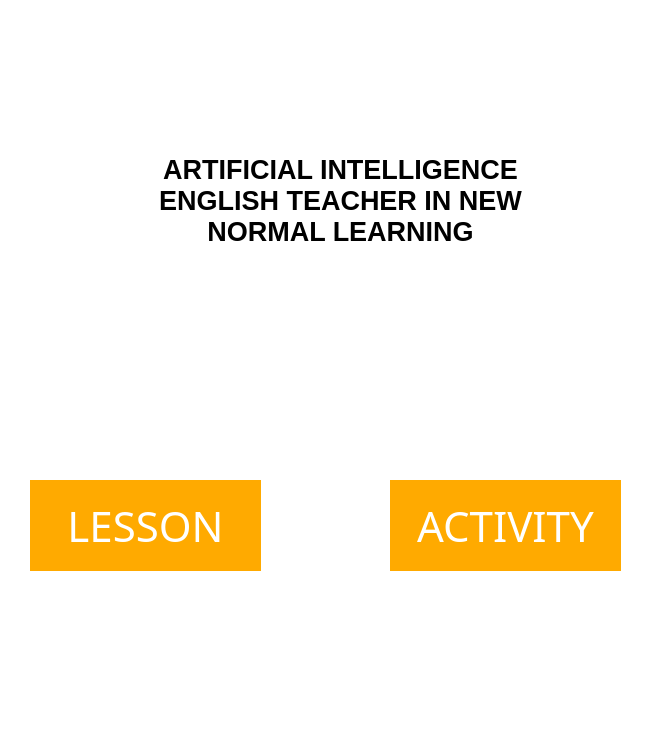
<?xml version="1.0" encoding="UTF-8"?>
<ui version="4.0">
 <class>wel</class>
 <widget class="QWidget" name="wel">
  <property name="geometry">
   <rect>
    <x>0</x>
    <y>0</y>
    <width>659</width>
    <height>750</height>
   </rect>
  </property>
  <property name="windowTitle">
   <string>Dashboard</string>
  </property>
  <property name="styleSheet">
   <string notr="true">background-color: white;border: none; font-size:42px !important;</string>
  </property>
  <widget class="QTextBrowser" name="textBrowser">
   <property name="geometry">
    <rect>
     <x>140</x>
     <y>150</y>
     <width>401</width>
     <height>191</height>
    </rect>
   </property>
   <property name="styleSheet">
    <string notr="true">background-color: white;border: none; font-size:42px !important;</string>
   </property>
   <property name="html">
    <string>&lt;!DOCTYPE HTML PUBLIC &quot;-//W3C//DTD HTML 4.0//EN&quot; &quot;http://www.w3.org/TR/REC-html40/strict.dtd&quot;&gt;
&lt;html&gt;&lt;head&gt;&lt;meta name=&quot;qrichtext&quot; content=&quot;1&quot; /&gt;&lt;style type=&quot;text/css&quot;&gt;
p, li { white-space: pre-wrap; }
&lt;/style&gt;&lt;/head&gt;&lt;body style=&quot; font-family:'MS Shell Dlg 2'; font-size:8.25pt; font-weight:400; font-style:normal;&quot;&gt;
&lt;p align=&quot;center&quot; style=&quot; margin-top:0px; margin-bottom:0px; margin-left:0px; margin-right:0px; -qt-block-indent:0; text-indent:0px;&quot;&gt;&lt;span style=&quot; font-size:20pt; font-weight:600;&quot;&gt;ARTIFICIAL INTELLIGENCE ENGLISH TEACHER IN NEW NORMAL LEARNING&lt;/span&gt;&lt;/p&gt;&lt;/body&gt;&lt;/html&gt;</string>
   </property>
  </widget>
  <widget class="QPushButton" name="btn3">
   <property name="geometry">
    <rect>
     <x>30</x>
     <y>480</y>
     <width>231</width>
     <height>91</height>
    </rect>
   </property>
   <property name="font">
    <font>
     <family>Roman</family>
     <pointsize>28</pointsize>
    </font>
   </property>
   <property name="styleSheet">
    <string notr="true">background-color: rgb(255, 170, 0);
color: rgb(255, 255, 255);</string>
   </property>
   <property name="text">
    <string>LESSON</string>
   </property>
  </widget>
  <widget class="QPushButton" name="btn4">
   <property name="geometry">
    <rect>
     <x>390</x>
     <y>480</y>
     <width>231</width>
     <height>91</height>
    </rect>
   </property>
   <property name="font">
    <font>
     <family>Roman</family>
     <pointsize>28</pointsize>
    </font>
   </property>
   <property name="styleSheet">
    <string notr="true">background-color: rgb(255, 170, 0);
color: rgb(255, 255, 255);</string>
   </property>
   <property name="text">
    <string>ACTIVITY</string>
   </property>
  </widget>
 </widget>
 <resources/>
 <connections/>
</ui>
